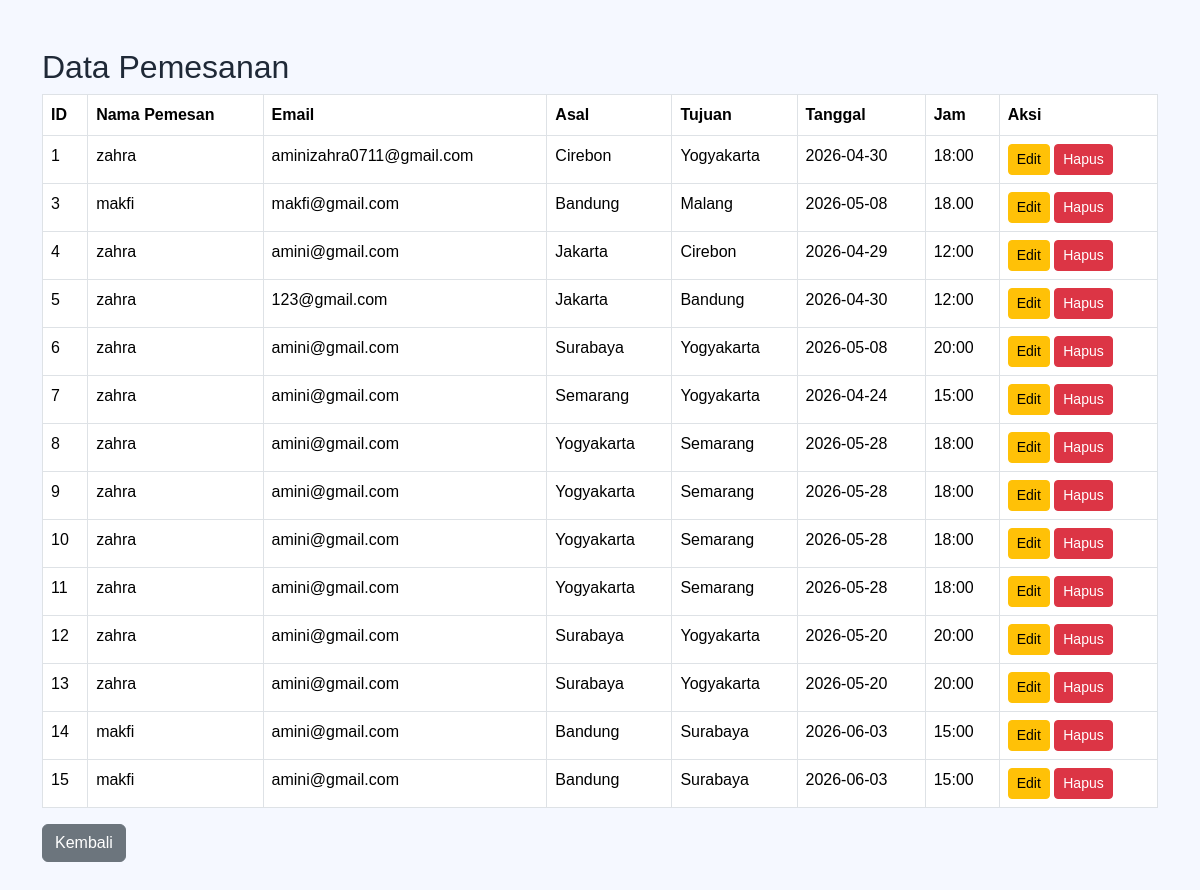
Screenshot of /data_pemesanan.php (signed in) with the database file from the repository.
### tables this page shows
CREATE TABLE `pemesanan` (
  `id` int(11) NOT NULL,
  `asal` varchar(100) DEFAULT NULL,
  `tujuan` varchar(100) DEFAULT NULL,
  `tanggal` date DEFAULT NULL,
  `jam` varchar(10) DEFAULT NULL,
  `nama_pemesan` varchar(100) DEFAULT NULL,
  `email` varchar(100) DEFAULT NULL,
  `kelas` varchar(20) DEFAULT NULL,
  `jumlah` int(11) DEFAULT NULL,
  `harga_per_orang` int(11) DEFAULT NULL,
  `total_harga` int(11) DEFAULT NULL,
  `metode_pembayaran` varchar(50) DEFAULT NULL,
  `status_pembayaran` varchar(30) DEFAULT 'Belum Dibayar',
  `bukti_pembayaran` varchar(255) DEFAULT NULL,
  `jarak` int(11) DEFAULT NULL
);

### data_pemesanan.php (the view, shortened to what this page needs)
<?php
include 'koneksi.php';
$data = mysqli_query($conn, "SELECT * FROM pemesanan ORDER BY id ASC");
?>
<!DOCTYPE html>
<html>
<head>
    <link href="https://cdn.jsdelivr.net/npm/bootstrap@5.3.3/dist/css/bootstrap.min.css" rel="stylesheet">
    <link rel="stylesheet" href="css/style.css">
</head>
<body>
<div class="container py-5">
    <h2>Data Pemesanan</h2>
    <table class="table table-bordered">
        <tr>
            <th>ID</th>
            <th>Nama Pemesan</th>
            <th>Email</th>
            <th>Asal</th>
            <th>Tujuan</th>
            <th>Tanggal</th>
            <th>Jam</th>
            <th>Aksi</th>
        </tr>
        <?php while($d = mysqli_fetch_assoc($data)) : ?>
        <tr>
            <td><?= $d['id'] ?></td>
            <td><?= $d['nama_pemesan'] ?></td>
            <td><?= $d['email'] ?></td>
            <td><?= $d['asal'] ?></td>
            <td><?= $d['tujuan'] ?></td>
            <td><?= $d['tanggal'] ?></td>
            <td><?= $d['jam'] ?></td>
            <td>
                <a href="edit_pemesanan.php?id=<?= $d['id'] ?>" class="btn btn-warning btn-sm">Edit</a>
                <a href="hapus_pemesanan.php?id=<?= $d['id'] ?>"
                   class="btn btn-danger btn-sm"
                   onclick="return confirm('Yakin mau hapus?')">
                   Hapus
                </a>
            </td>
        </tr>
        <?php endwhile; ?>
    </table>
    <a href="index.php" class="btn btn-secondary mt-0">Kembali</a>
</div>
</body>
</html>

### css/style.css (style rules this page uses)
* { font-family: 'Poppins', sans-serif; }
body { background: #f5f8ff; color: #1f2937; }
body { background: #d1daf1; }
body { background: #f5f8ff; }

### rows the page displays
pemesanan: id "1", nama_pemesan "zahra", email "aminizahra0711@gmail.com", asal "Cirebon", tujuan "Yogyakarta", tanggal "2026-04-30", jam "18:00"
pemesanan: id "3", nama_pemesan "makfi", email "makfi@gmail.com", asal "Bandung", tujuan "Malang", tanggal "2026-05-08", jam "18.00"
pemesanan: id "4", nama_pemesan "zahra", email "amini@gmail.com", asal "Jakarta", tujuan "Cirebon", tanggal "2026-04-29", jam "12:00"
pemesanan: id "5", nama_pemesan "zahra", email "123@gmail.com", asal "Jakarta", tujuan "Bandung", tanggal "2026-04-30", jam "12:00"
pemesanan: id "6", nama_pemesan "zahra", email "amini@gmail.com", asal "Surabaya", tujuan "Yogyakarta", tanggal "2026-05-08", jam "20:00"
pemesanan: id "7", nama_pemesan "zahra", email "amini@gmail.com", asal "Semarang", tujuan "Yogyakarta", tanggal "2026-04-24", jam "15:00"
pemesanan: id "8", nama_pemesan "zahra", email "amini@gmail.com", asal "Yogyakarta", tujuan "Semarang", tanggal "2026-05-28", jam "18:00"
pemesanan: id "9", nama_pemesan "zahra", email "amini@gmail.com", asal "Yogyakarta", tujuan "Semarang", tanggal "2026-05-28", jam "18:00"
pemesanan: id "10", nama_pemesan "zahra", email "amini@gmail.com", asal "Yogyakarta", tujuan "Semarang", tanggal "2026-05-28", jam "18:00"
pemesanan: id "11", nama_pemesan "zahra", email "amini@gmail.com", asal "Yogyakarta", tujuan "Semarang", tanggal "2026-05-28", jam "18:00"
pemesanan: id "12", nama_pemesan "zahra", email "amini@gmail.com", asal "Surabaya", tujuan "Yogyakarta", tanggal "2026-05-20", jam "20:00"
pemesanan: id "13", nama_pemesan "zahra", email "amini@gmail.com", asal "Surabaya", tujuan "Yogyakarta", tanggal "2026-05-20", jam "20:00"
pemesanan: id "14", nama_pemesan "makfi", email "amini@gmail.com", asal "Bandung", tujuan "Surabaya", tanggal "2026-06-03", jam "15:00"
pemesanan: id "15", nama_pemesan "makfi", email "amini@gmail.com", asal "Bandung", tujuan "Surabaya", tanggal "2026-06-03", jam "15:00"
